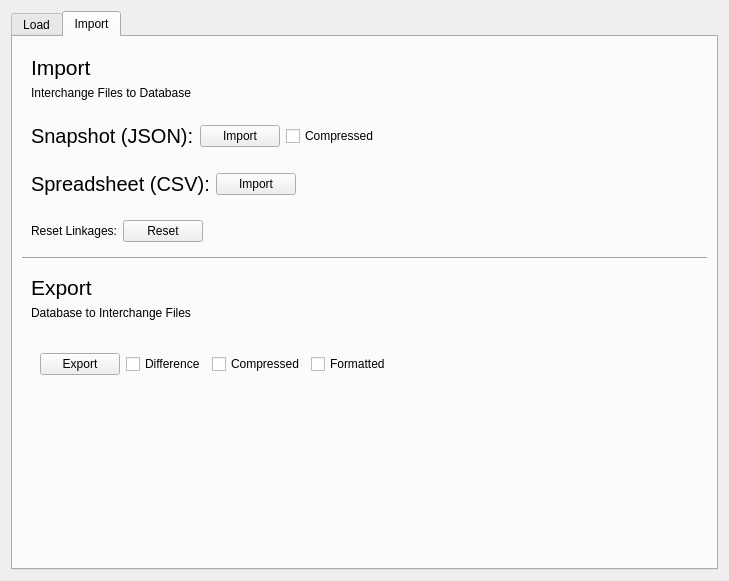
<?xml version="1.0" encoding="UTF-8"?>
<ui version="4.0">
 <class>Form</class>
 <widget class="QWidget" name="Form">
  <property name="geometry">
   <rect>
    <x>0</x>
    <y>0</y>
    <width>729</width>
    <height>581</height>
   </rect>
  </property>
  <property name="windowTitle">
   <string>Form</string>
  </property>
  <layout class="QVBoxLayout" name="verticalLayout_5">
   <item>
    <widget class="QTabWidget" name="tabWidget">
     <property name="currentIndex">
      <number>1</number>
     </property>
     <widget class="QWidget" name="loadTabWidget">
      <attribute name="title">
       <string>Load</string>
      </attribute>
      <layout class="QVBoxLayout" name="verticalLayout_6">
       <item>
        <widget class="QWidget" name="widget_10" native="true">
         <layout class="QVBoxLayout" name="verticalLayout_9">
          <item>
           <widget class="QWidget" name="widget_2" native="true">
            <layout class="QHBoxLayout" name="horizontalLayout_2">
             <item>
              <spacer name="horizontalSpacer">
               <property name="orientation">
                <enum>Qt::Horizontal</enum>
               </property>
               <property name="sizeHint" stdset="0">
                <size>
                 <width>40</width>
                 <height>20</height>
                </size>
               </property>
              </spacer>
             </item>
             <item>
              <widget class="QPushButton" name="loadBtn">
               <property name="text">
                <string>Load</string>
               </property>
              </widget>
             </item>
            </layout>
           </widget>
          </item>
          <item>
           <widget class="QWidget" name="filterBox" native="true">
            <property name="sizePolicy">
             <sizepolicy hsizetype="Preferred" vsizetype="MinimumExpanding">
              <horstretch>0</horstretch>
              <verstretch>0</verstretch>
             </sizepolicy>
            </property>
           </widget>
          </item>
         </layout>
        </widget>
       </item>
      </layout>
     </widget>
     <widget class="QWidget" name="tab_3">
      <attribute name="title">
       <string>Import</string>
      </attribute>
      <layout class="QVBoxLayout" name="verticalLayout_4">
       <item>
        <widget class="QWidget" name="widget_8" native="true">
         <layout class="QVBoxLayout" name="verticalLayout_2">
          <item>
           <widget class="QLabel" name="label_7">
            <property name="font">
             <font>
              <pointsize>16</pointsize>
             </font>
            </property>
            <property name="text">
             <string>Import</string>
            </property>
           </widget>
          </item>
          <item>
           <widget class="QLabel" name="label_8">
            <property name="text">
             <string>Interchange Files to Database</string>
            </property>
           </widget>
          </item>
         </layout>
        </widget>
       </item>
       <item>
        <widget class="QWidget" name="widget_4" native="true">
         <layout class="QHBoxLayout" name="horizontalLayout_5">
          <item>
           <widget class="QLabel" name="label">
            <property name="font">
             <font>
              <pointsize>15</pointsize>
              <weight>50</weight>
              <bold>false</bold>
             </font>
            </property>
            <property name="text">
             <string>Snapshot (JSON):</string>
            </property>
           </widget>
          </item>
          <item>
           <widget class="QPushButton" name="importJsonBtn">
            <property name="text">
             <string>Import</string>
            </property>
           </widget>
          </item>
          <item>
           <widget class="QCheckBox" name="importCompressCheck">
            <property name="text">
             <string>Compressed</string>
            </property>
           </widget>
          </item>
          <item>
           <spacer name="horizontalSpacer_5">
            <property name="orientation">
             <enum>Qt::Horizontal</enum>
            </property>
            <property name="sizeHint" stdset="0">
             <size>
              <width>40</width>
              <height>20</height>
             </size>
            </property>
           </spacer>
          </item>
         </layout>
        </widget>
       </item>
       <item>
        <widget class="QWidget" name="widget" native="true">
         <layout class="QHBoxLayout" name="horizontalLayout">
          <item>
           <widget class="QLabel" name="label_4">
            <property name="font">
             <font>
              <pointsize>15</pointsize>
              <weight>50</weight>
              <bold>false</bold>
             </font>
            </property>
            <property name="text">
             <string>Spreadsheet (CSV):</string>
            </property>
           </widget>
          </item>
          <item>
           <widget class="QPushButton" name="importCsvBtn">
            <property name="text">
             <string>Import</string>
            </property>
           </widget>
          </item>
          <item>
           <spacer name="horizontalSpacer_2">
            <property name="orientation">
             <enum>Qt::Horizontal</enum>
            </property>
            <property name="sizeHint" stdset="0">
             <size>
              <width>40</width>
              <height>20</height>
             </size>
            </property>
           </spacer>
          </item>
         </layout>
        </widget>
       </item>
       <item>
        <widget class="QWidget" name="widget_7" native="true">
         <layout class="QHBoxLayout" name="horizontalLayout_6">
          <item>
           <widget class="QLabel" name="label_2">
            <property name="text">
             <string>Reset Linkages:</string>
            </property>
           </widget>
          </item>
          <item>
           <widget class="QPushButton" name="updateLinksBtn">
            <property name="text">
             <string>Reset</string>
            </property>
           </widget>
          </item>
          <item>
           <spacer name="horizontalSpacer_6">
            <property name="orientation">
             <enum>Qt::Horizontal</enum>
            </property>
            <property name="sizeHint" stdset="0">
             <size>
              <width>446</width>
              <height>20</height>
             </size>
            </property>
           </spacer>
          </item>
         </layout>
        </widget>
       </item>
       <item>
        <widget class="Line" name="line">
         <property name="orientation">
          <enum>Qt::Horizontal</enum>
         </property>
        </widget>
       </item>
       <item>
        <widget class="QWidget" name="widget_3" native="true">
         <layout class="QVBoxLayout" name="verticalLayout">
          <item>
           <widget class="QLabel" name="label_5">
            <property name="font">
             <font>
              <pointsize>16</pointsize>
             </font>
            </property>
            <property name="text">
             <string>Export</string>
            </property>
           </widget>
          </item>
          <item>
           <widget class="QLabel" name="label_6">
            <property name="text">
             <string>Database to Interchange Files</string>
            </property>
           </widget>
          </item>
         </layout>
        </widget>
       </item>
       <item>
        <widget class="QWidget" name="widget_5" native="true">
         <layout class="QVBoxLayout" name="verticalLayout_3">
          <item>
           <widget class="QWidget" name="widget_6" native="true">
            <layout class="QHBoxLayout" name="horizontalLayout_4">
             <item>
              <widget class="QPushButton" name="exportBtn">
               <property name="text">
                <string>Export</string>
               </property>
              </widget>
             </item>
             <item>
              <widget class="QCheckBox" name="exportDiffCheck">
               <property name="text">
                <string>Difference</string>
               </property>
              </widget>
             </item>
             <item>
              <widget class="QCheckBox" name="exportCompressCheck">
               <property name="text">
                <string>Compressed</string>
               </property>
              </widget>
             </item>
             <item>
              <widget class="QCheckBox" name="exportPrettyCheck">
               <property name="text">
                <string>Formatted</string>
               </property>
              </widget>
             </item>
             <item>
              <spacer name="horizontalSpacer_4">
               <property name="orientation">
                <enum>Qt::Horizontal</enum>
               </property>
               <property name="sizeHint" stdset="0">
                <size>
                 <width>231</width>
                 <height>20</height>
                </size>
               </property>
              </spacer>
             </item>
            </layout>
           </widget>
          </item>
         </layout>
        </widget>
       </item>
       <item>
        <spacer name="verticalSpacer_2">
         <property name="orientation">
          <enum>Qt::Vertical</enum>
         </property>
         <property name="sizeType">
          <enum>QSizePolicy::MinimumExpanding</enum>
         </property>
         <property name="sizeHint" stdset="0">
          <size>
           <width>20</width>
           <height>102</height>
          </size>
         </property>
        </spacer>
       </item>
      </layout>
     </widget>
    </widget>
   </item>
  </layout>
 </widget>
 <resources/>
 <connections/>
</ui>
